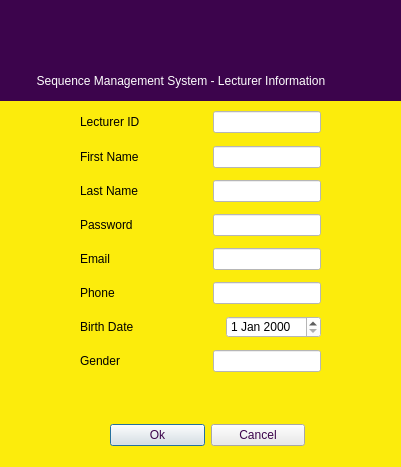
<?xml version="1.0" encoding="UTF-8"?>
<ui version="4.0">
 <class>Lecturerdialog</class>
 <widget class="QDialog" name="Lecturerdialog">
  <property name="geometry">
   <rect>
    <x>0</x>
    <y>0</y>
    <width>401</width>
    <height>467</height>
   </rect>
  </property>
  <property name="minimumSize">
   <size>
    <width>401</width>
    <height>467</height>
   </size>
  </property>
  <property name="maximumSize">
   <size>
    <width>401</width>
    <height>467</height>
   </size>
  </property>
  <property name="windowTitle">
   <string>Lecturerdialog</string>
  </property>
  <property name="styleSheet">
   <string notr="true">background-color: rgb(252, 236, 12);</string>
  </property>
  <widget class="QWidget" name="layoutWidget">
   <property name="geometry">
    <rect>
     <x>80</x>
     <y>140</y>
     <width>241</width>
     <height>243</height>
    </rect>
   </property>
   <layout class="QVBoxLayout" name="verticalLayout">
    <item>
     <layout class="QHBoxLayout" name="horizontalLayout_2">
      <item>
       <widget class="QLabel" name="FNameLabel">
        <property name="text">
         <string>First Name</string>
        </property>
        <property name="buddy">
         <cstring>lecturerFNLine</cstring>
        </property>
       </widget>
      </item>
      <item>
       <spacer name="horizontalSpacer_2">
        <property name="orientation">
         <enum>Qt::Horizontal</enum>
        </property>
        <property name="sizeHint" stdset="0">
         <size>
          <width>40</width>
          <height>20</height>
         </size>
        </property>
       </spacer>
      </item>
      <item>
       <widget class="QLineEdit" name="lecturerFNLine">
        <property name="styleSheet">
         <string notr="true">background-color: rgb(255, 255, 255);</string>
        </property>
       </widget>
      </item>
     </layout>
    </item>
    <item>
     <layout class="QHBoxLayout" name="horizontalLayout_3">
      <item>
       <widget class="QLabel" name="LNameLabel">
        <property name="text">
         <string>Last Name</string>
        </property>
        <property name="buddy">
         <cstring>lecturerLNLine</cstring>
        </property>
       </widget>
      </item>
      <item>
       <spacer name="horizontalSpacer_3">
        <property name="orientation">
         <enum>Qt::Horizontal</enum>
        </property>
        <property name="sizeHint" stdset="0">
         <size>
          <width>40</width>
          <height>20</height>
         </size>
        </property>
       </spacer>
      </item>
      <item>
       <widget class="QLineEdit" name="lecturerLNLine">
        <property name="styleSheet">
         <string notr="true">background-color: rgb(255, 255, 255);</string>
        </property>
       </widget>
      </item>
     </layout>
    </item>
    <item>
     <layout class="QHBoxLayout" name="horizontalLayout_9">
      <item>
       <widget class="QLabel" name="PassLabel">
        <property name="text">
         <string>Password</string>
        </property>
       </widget>
      </item>
      <item>
       <spacer name="horizontalSpacer_8">
        <property name="orientation">
         <enum>Qt::Horizontal</enum>
        </property>
        <property name="sizeHint" stdset="0">
         <size>
          <width>40</width>
          <height>20</height>
         </size>
        </property>
       </spacer>
      </item>
      <item>
       <widget class="QLineEdit" name="lecturerPasswordLine">
        <property name="styleSheet">
         <string notr="true">background-color: rgb(255, 255, 255);</string>
        </property>
       </widget>
      </item>
     </layout>
    </item>
    <item>
     <layout class="QHBoxLayout" name="horizontalLayout_4">
      <item>
       <widget class="QLabel" name="EmailLabel">
        <property name="text">
         <string>Email</string>
        </property>
        <property name="buddy">
         <cstring>lecturerEmailLine</cstring>
        </property>
       </widget>
      </item>
      <item>
       <spacer name="horizontalSpacer_4">
        <property name="orientation">
         <enum>Qt::Horizontal</enum>
        </property>
        <property name="sizeHint" stdset="0">
         <size>
          <width>40</width>
          <height>20</height>
         </size>
        </property>
       </spacer>
      </item>
      <item>
       <widget class="QLineEdit" name="lecturerEmailLine">
        <property name="styleSheet">
         <string notr="true">background-color: rgb(255, 255, 255);</string>
        </property>
       </widget>
      </item>
     </layout>
    </item>
    <item>
     <layout class="QHBoxLayout" name="horizontalLayout_5">
      <item>
       <widget class="QLabel" name="PhoneLabel">
        <property name="text">
         <string>Phone</string>
        </property>
        <property name="buddy">
         <cstring>lecturerPhoneLine</cstring>
        </property>
       </widget>
      </item>
      <item>
       <spacer name="horizontalSpacer_5">
        <property name="orientation">
         <enum>Qt::Horizontal</enum>
        </property>
        <property name="sizeHint" stdset="0">
         <size>
          <width>40</width>
          <height>20</height>
         </size>
        </property>
       </spacer>
      </item>
      <item>
       <widget class="QLineEdit" name="lecturerPhoneLine">
        <property name="styleSheet">
         <string notr="true">background-color: rgb(255, 255, 255);</string>
        </property>
       </widget>
      </item>
     </layout>
    </item>
    <item>
     <layout class="QHBoxLayout" name="horizontalLayout_6">
      <item>
       <widget class="QLabel" name="DOBLabel">
        <property name="text">
         <string>Birth Date</string>
        </property>
        <property name="buddy">
         <cstring>lecturerDOBBox</cstring>
        </property>
       </widget>
      </item>
      <item>
       <spacer name="horizontalSpacer_6">
        <property name="orientation">
         <enum>Qt::Horizontal</enum>
        </property>
        <property name="sizeHint" stdset="0">
         <size>
          <width>40</width>
          <height>20</height>
         </size>
        </property>
       </spacer>
      </item>
      <item>
       <widget class="QDateEdit" name="lecturerDOBBox">
        <property name="styleSheet">
         <string notr="true">background-color: rgb(255, 255, 255);</string>
        </property>
       </widget>
      </item>
     </layout>
    </item>
    <item>
     <layout class="QHBoxLayout" name="horizontalLayout_8">
      <item>
       <widget class="QLabel" name="GenderLabel">
        <property name="text">
         <string>Gender</string>
        </property>
       </widget>
      </item>
      <item>
       <spacer name="horizontalSpacer_7">
        <property name="orientation">
         <enum>Qt::Horizontal</enum>
        </property>
        <property name="sizeHint" stdset="0">
         <size>
          <width>40</width>
          <height>20</height>
         </size>
        </property>
       </spacer>
      </item>
      <item>
       <widget class="QLineEdit" name="lecturerGenderLine">
        <property name="styleSheet">
         <string notr="true">background-color: rgb(255, 255, 255);</string>
        </property>
       </widget>
      </item>
     </layout>
    </item>
   </layout>
  </widget>
  <widget class="QWidget" name="layoutWidget_2">
   <property name="geometry">
    <rect>
     <x>80</x>
     <y>110</y>
     <width>241</width>
     <height>24</height>
    </rect>
   </property>
   <layout class="QHBoxLayout" name="horizontalLayout">
    <item>
     <widget class="QLabel" name="IDLabel">
      <property name="text">
       <string>Lecturer ID</string>
      </property>
      <property name="buddy">
       <cstring>lecturerFNLine</cstring>
      </property>
     </widget>
    </item>
    <item>
     <spacer name="horizontalSpacer_16">
      <property name="orientation">
       <enum>Qt::Horizontal</enum>
      </property>
      <property name="sizeHint" stdset="0">
       <size>
        <width>40</width>
        <height>20</height>
       </size>
      </property>
     </spacer>
    </item>
    <item>
     <widget class="QLineEdit" name="lecturerIDLine">
      <property name="styleSheet">
       <string notr="true">background-color: rgb(255, 255, 255);</string>
      </property>
     </widget>
    </item>
   </layout>
  </widget>
  <widget class="QWidget" name="layoutWidget_3">
   <property name="geometry">
    <rect>
     <x>110</x>
     <y>420</y>
     <width>195</width>
     <height>30</height>
    </rect>
   </property>
   <layout class="QHBoxLayout" name="horizontalLayout_7">
    <item>
     <widget class="QPushButton" name="okButton">
      <property name="styleSheet">
       <string notr="true">color: rgb(60, 4, 76);
background-color: rgb(234, 234, 234);</string>
      </property>
      <property name="text">
       <string>Ok</string>
      </property>
     </widget>
    </item>
    <item>
     <widget class="QPushButton" name="cancelButton">
      <property name="styleSheet">
       <string notr="true">color: rgb(60, 4, 76);
background-color: rgb(234, 234, 234);</string>
      </property>
      <property name="text">
       <string>Cancel</string>
      </property>
     </widget>
    </item>
   </layout>
  </widget>
  <widget class="QLabel" name="label_3">
   <property name="geometry">
    <rect>
     <x>-4</x>
     <y>-4</y>
     <width>411</width>
     <height>71</height>
    </rect>
   </property>
   <property name="styleSheet">
    <string notr="true">image: url(:/Images/Images/ublogo.png);
background-color: rgb(60, 4, 76);</string>
   </property>
   <property name="text">
    <string/>
   </property>
  </widget>
  <widget class="QLabel" name="label_4">
   <property name="geometry">
    <rect>
     <x>0</x>
     <y>60</y>
     <width>401</width>
     <height>41</height>
    </rect>
   </property>
   <property name="styleSheet">
    <string notr="true">color: rgb(255, 255, 255);
background-color: rgb(60, 4, 76);</string>
   </property>
   <property name="text">
    <string>           Sequence Management System - Lecturer Information</string>
   </property>
  </widget>
  <widget class="QLabel" name="resultLabel">
   <property name="geometry">
    <rect>
     <x>80</x>
     <y>390</y>
     <width>241</width>
     <height>20</height>
    </rect>
   </property>
   <property name="text">
    <string/>
   </property>
  </widget>
 </widget>
 <resources/>
 <connections/>
</ui>
